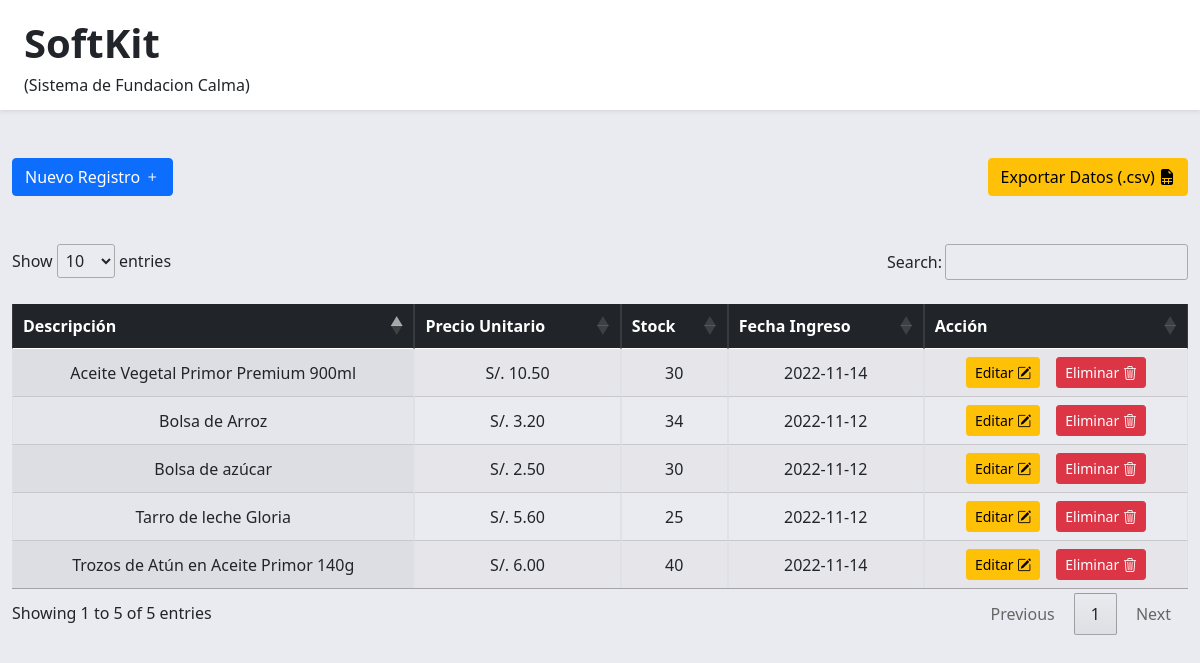
Screenshot of /pages/almacen.php with the database file from the repository.
### tables this page shows
CREATE TABLE `producto` (
  `id` int(11) NOT NULL,
  `descripcion` varchar(100) NOT NULL,
  `precioUnitario` decimal(11,2) NOT NULL,
  `stock` int(11) NOT NULL,
  `fechaIngreso` date NOT NULL,
  `estado` int(11) NOT NULL
);

### controller/index.php (called while the page is built, shortened)
<?php
function listAllProducts(){
    try{
        $connection=Database::connect();
        $sql="SELECT * FROM producto ORDER BY id DESC";
        $listKits=$connection->prepare($sql);
        $listKits->execute();
        $listKits=$listKits->fetchAll(PDO::FETCH_ASSOC);
        return $listKits;
    }catch(PDOException $e){
        debug_to_console($e);
    }
}
?>

### pages/almacen.php (the view, shortened to what this page needs)
<!DOCTYPE html>
<html lang="es">
<head>
    <?php require("../partials/head.php"); ?>
    <link rel="stylesheet" type="text/css" href="https://cdn.datatables.net/1.12.1/css/jquery.dataTables.css">
</head>
<body class="bg-main">
<?php
    require("../partials/header.php");
    require_once("../controller/index.php");
    $data = listAllProducts();
?>
<div class="container-fluid mt-5 d-flex justify-content-between">
    <a class="btn btn-primary" data-bs-toggle="modal" data-bs-target="#exampleModal" href="?nuevo=registro" role="button">Nuevo Registro <i class="bi bi-plus"></i></a>
    <button type="button" class="btn btn-warning">Exportar Datos (.csv) <i class="bi bi-file-earmark-spreadsheet-fill"></i></button>
</div>
<div class="container-fluid mt-5 mb-5">
<table id="table_id" class="display table pt-4 table-bordered">
    <thead class="table-dark text-center mx-auto">
        <tr>
            <th>Descripción</th>
            <th>Precio Unitario</th>
            <th>Stock</th>
            <th>Fecha Ingreso</th>
            <th>Acción</th>
        </tr>
    </thead>
    <tbody>
        <?php foreach ($data as $value) { ?>
            <tr class="text-center align-middle">
                <td><?php echo $value['descripcion']; ?></td>
                <td>S/. <?php echo $value['precioUnitario']; ?></td>
                <td><?php echo $value['stock']; ?></td>
                <td><?php echo $value['fechaIngreso']; ?></td>
                <td class="d-flex justify-content-center gap-3">
                    <a href="?id=<?php echo $value['id_producto']; ?>" class="btn btn-warning btn-sm" data-bs-toggle="modal" data-bs-target="#exampleModal">Editar <i class="bi bi-pencil-square"></i></a>
                    <a class="btn btn-danger btn-sm" data-bs-toggle="modal" data-bs-target="#exampleModalDel">Eliminar <i class="bi bi-trash3"></i></a>
                </td>
            </tr>
        <?php } ?>
    </tbody>
</table>
</div>
</body>
</html>

### assets/main.css (style rules this page uses)
.bg-main { background: #eaebf0; }

### rows the page displays
producto: descripcion "Trozos de Atún en Aceite Primor 140g", precioUnitario "6.00", stock "40", fechaIngreso "2022-11-14"
producto: descripcion "Aceite Vegetal Primor Premium 900ml", precioUnitario "10.50", stock "30", fechaIngreso "2022-11-14"
producto: descripcion "Bolsa de Arroz", precioUnitario "3.20", stock "34", fechaIngreso "2022-11-12"
producto: descripcion "Bolsa de azúcar", precioUnitario "2.50", stock "30", fechaIngreso "2022-11-12"
producto: descripcion "Tarro de leche Gloria", precioUnitario "5.60", stock "25", fechaIngreso "2022-11-12"
